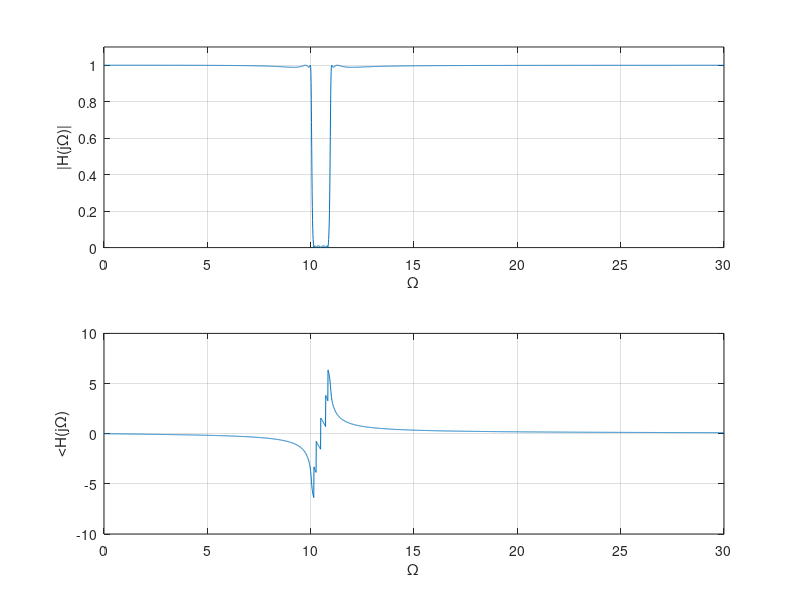

Recreate this plot in MATLAB.
%
% Example 6.12
%
% General filter design 
%
clear all;clf
N=10;Whp=10;
ind=input(' Butterworth HP (1); Elliptic LP (2); Chebyshev2  BP (3); Elliptic stopband (4)?   ')
if ind==1,
[b,a]=butter(N,Whp,'high','s') % B highpass
elseif ind==2,
[b,a]=ellip(N,0.1,40,10,'low','s') % E lowpass
elseif ind==3,
[b,a]=cheby2(N,60,[10 20],'s') % C2 bandpass
else
[b,a]=ellip(N/2,0.1,40,[10 11],'stop','s') % E stopband
end
W=0:0.01:30;
H=freqs(b,a,W);
figure(1)
subplot(211)
plot(W,abs(H)); grid; ylabel('|H(j\Omega)|'); xlabel('\Omega')
axis([0 30 0 1.1])
subplot(212)
plot(W,unwrap(angle(H))); grid; ylabel('<H(j\Omega)'); xlabel('\Omega')
axis([0 30 -10 10])